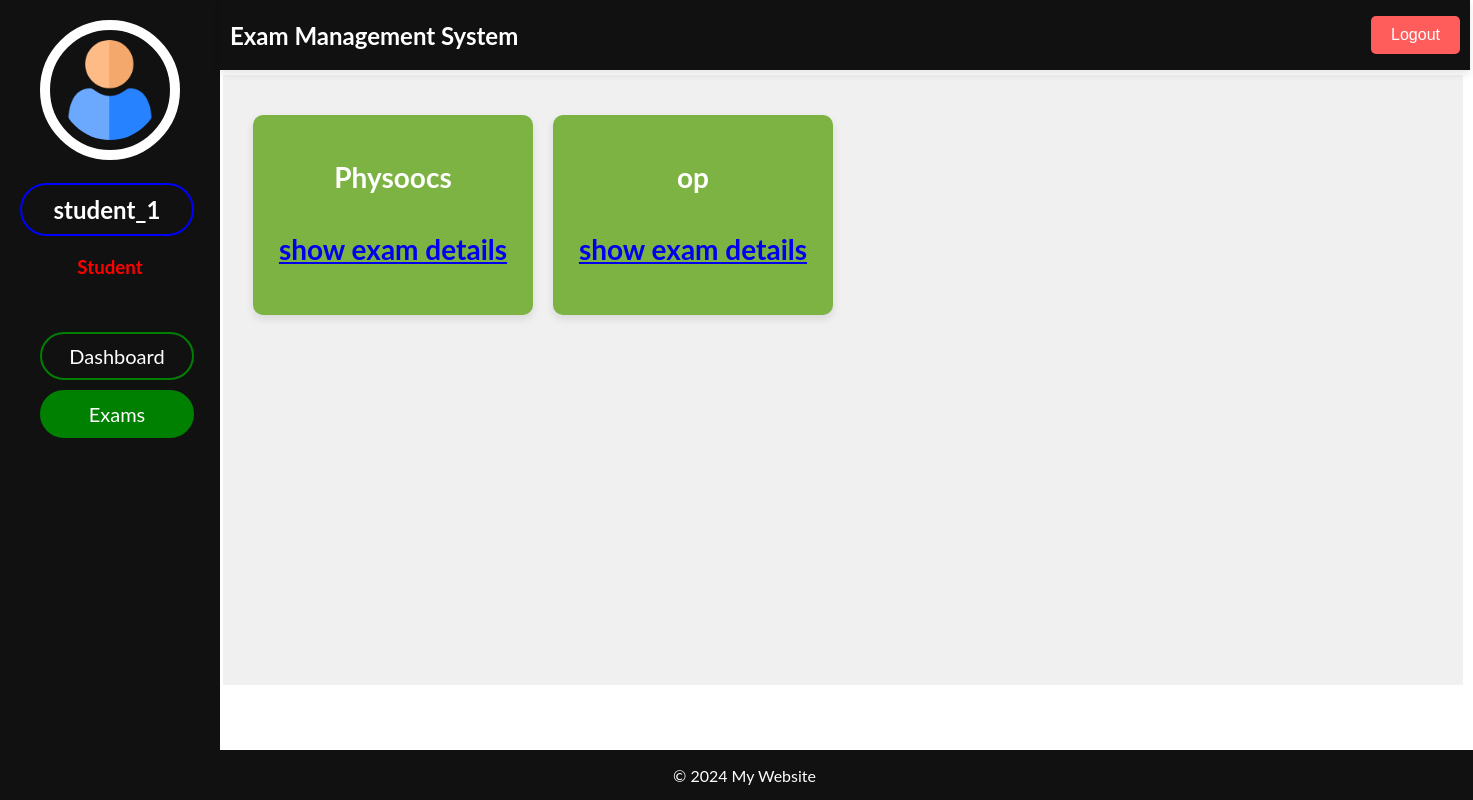
The page /studentpanel/7/exams/ on the database its author committed.
### admin_panel/models.py (models this page shows, shortened)
class Student(models.Model):
    student_id = models.AutoField(primary_key=True)
    name = models.CharField(max_length=100)
    registration_no = models.CharField(max_length=50)
    email = models.EmailField()
    phone = models.CharField(max_length=15)
    class_id = models.ForeignKey(Class, null=True, blank=True, on_delete=models.SET_NULL)

class Exam(models.Model):
    exam_id = models.AutoField(primary_key=True)
    name = models.CharField(max_length=100)

### student_panel/views.py (the view)
# urls.py: path('<int:student_id>/exams/', views.student_exams, name='student_exams'),
def student_exams(request, student_id):
    student = get_object_or_404(Student, pk=student_id)
    _class = get_object_or_404(Class, pk=student.class_id.pk)
    exams = _class.exams.all()
    return render(request, 'student_exams/dashboard.html', {'student': student, 'exams': exams})

### student_panel/templates/student_exams/dashboard.html (shortened to what this page needs)
{% extends "student_dashboard/index.html" %}
{% block header %}
    {% include "student_dashboard/header.html" %}
{% endblock header %}
{% block sidenav %}
    {% include "student_exams/sidenav.html" %}
{% endblock sidenav %}
{% block main %}
    {% include "student_exams/main.html" %}
{% endblock main %}
{% block footer %}
    {% include "student_dashboard/footer.html" %}
{% endblock footer %}

### student_panel/templates/student_exams/sidenav.html
{% load static %}
<div class="admin_profile">
    <img src="{% static "images/user.png" %}"/>
    <h2>{{ student.name }}</h2>
    <h3 style="color: red; text-align: center;">Student</h3>
</div>
<br/>
<ul class="sections">
    <li><a href="{% url "student_dashboard" student.pk %}">Dashboard</a></li>
    <li><a href="{% url "student_exams" student.pk %}" class="current_nav">Exams</a></li>
</ul>

### student_panel/templates/student_exams/main.html
<div class="grid-container">
    {% for exam in exams %}
        <div class="grid-item" style="background-color: #7cb342;">
            <h2>{{ exam.name }}</h2>
            <p class="item-content"><a href="{% url "student_exam_detail" student.pk exam.pk %}">show exam details</a></p>
        </div>
    {% endfor %}
</div>

### admin_panel/static/css/index.css (style rules this page uses)
body { font-family: "Lato", sans-serif; }
.admin_profile img { width: 100px; height: 100px; border-radius: 100%; border: 10px solid white; padding: 10px; margin-left: 40px; }
.admin_profile h2 { color: white; text-align: center; border: 2px solid blue; border-radius: 50px; padding: 10px; width: 150px; margin-left: 20px; }
.sections li a { border: 2px solid green; border-radius: 50px; padding: 10px; text-decoration: none; font-size: 20px; color: white; display: block; text-align: center; width: 130px; }
.sections li { list-style-type: none; padding: 0; margin-left: 0; display: block; margin-top: 10px; align-self: center; }
.main .grid-container { display: grid; grid-template-columns: repeat(4, 1fr); grid-template-rows: repeat(2, 200px); gap: 20px; padding: 20px 20px 20px; background-color: #f0f0f0; border-radius: 10px; }
.grid-item { color: white; padding: 20px; border-radius: 10px; box-shadow: 0 4px 8px rgba(0, 0, 0, 0.1); display: flex; flex-direction: column; justify-content: center; align-items: center; text-align: center; transition: background-color 0.3s ease; }
.grid-item h2 { margin-bottom: 10px; font-size: 1em; }
.grid-item .item-content { font-size: 1em; font-weight: bold; }
.current_nav { background-color: green; color: white; }

### rows shown on the page
Student: name "student_1"
Exam: name "Physoocs"
Exam: name "op"
